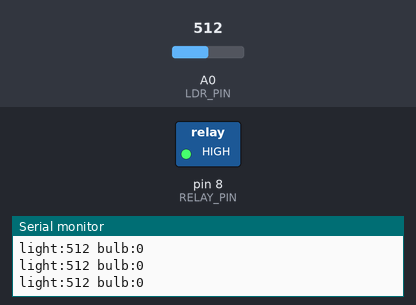
This sketch was run on a simulated Arduino Uno, built with avr-gcc and run on an emulated ATmega328P. On the bench: switched loads named in the sketch (green lamp = pin HIGH), the last lines printed to the serial monitor. The inputs (shaded band) are chosen by the test bench; at power-on: A0 (LDR_PIN) = 512.

Above: at 1.2 s.
1.3 s: A0 (LDR_PIN) set to 28
2.8 s: A0 (LDR_PIN) set to 24
At 3.3 s:
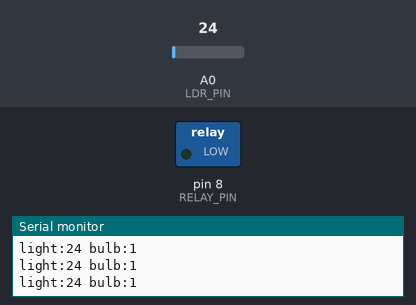
4.3 s: A0 (LDR_PIN) set to 45
At 4.6 s:
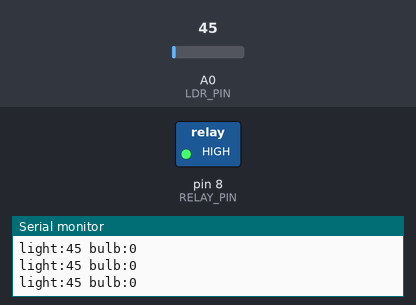
5.8 s: A0 (LDR_PIN) set to 25
At 7.2 s:
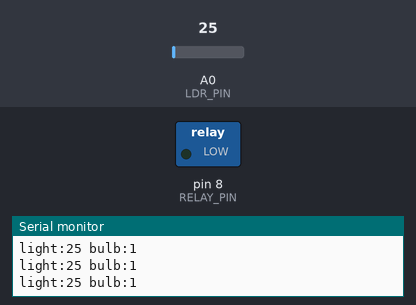
Timing chart, 0 to 8.3 s (numbered marks = the images above; inputs shaded):
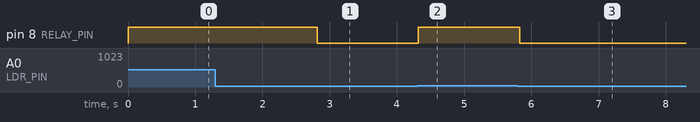

The sketch:

arduino-ldr-relay.ino
```cpp
/*
 * Smart Light Automation - Arduino UNO R4 WiFi
 * --------------------------------------------
 * An LDR in a voltage divider on A0 measures ambient light. At night the relay
 * switches an AC bulb ON; during the day it is switched OFF.
 *
 * Hysteresis: separate ON/OFF thresholds stop the relay from chattering when
 * the light level hovers around a single set point (dusk / dawn).
 *
 * The relay module is active-LOW (IN=LOW energises the coil -> bulb ON).
 * !! The relay switches MAINS VOLTAGE - insulate all high-voltage terminals.
 *
 * Calibrate the thresholds with the Serial Plotter (9600 baud).
 */

constexpr uint8_t LDR_PIN = A0;
constexpr uint8_t RELAY_PIN = 8;

constexpr int DARK_THRESHOLD = 25;   // reading <= this -> night  -> bulb ON
constexpr int LIGHT_THRESHOLD = 35;  // reading >= this -> day    -> bulb OFF
constexpr unsigned long SAMPLE_MS = 100;

bool bulbOn = false;

void setBulb(bool on) {
  bulbOn = on;
  digitalWrite(RELAY_PIN, on ? LOW : HIGH);  // active-LOW relay
}

void setup() {
  Serial.begin(9600);
  pinMode(LDR_PIN, INPUT);
  pinMode(RELAY_PIN, OUTPUT);
  setBulb(false);
}

void loop() {
  const int light = analogRead(LDR_PIN);

  if (!bulbOn && light <= DARK_THRESHOLD) {
    setBulb(true);
  } else if (bulbOn && light >= LIGHT_THRESHOLD) {
    setBulb(false);
  }

  Serial.print("light:");
  Serial.print(light);
  Serial.print(" bulb:");
  Serial.println(bulbOn ? 1 : 0);
  delay(SAMPLE_MS);
}
```

Measured:
- the behaviour switches between 26 and 25 on A0 (LDR_PIN) (found by bisection; images 0 and 1)
- after the input at 2.8 s, pin 8 (RELAY_PIN): HIGH → LOW at once
- after the input at 4.3 s, pin 8 (RELAY_PIN): LOW → HIGH at once
- after the input at 5.8 s, pin 8 (RELAY_PIN): HIGH → LOW at once
